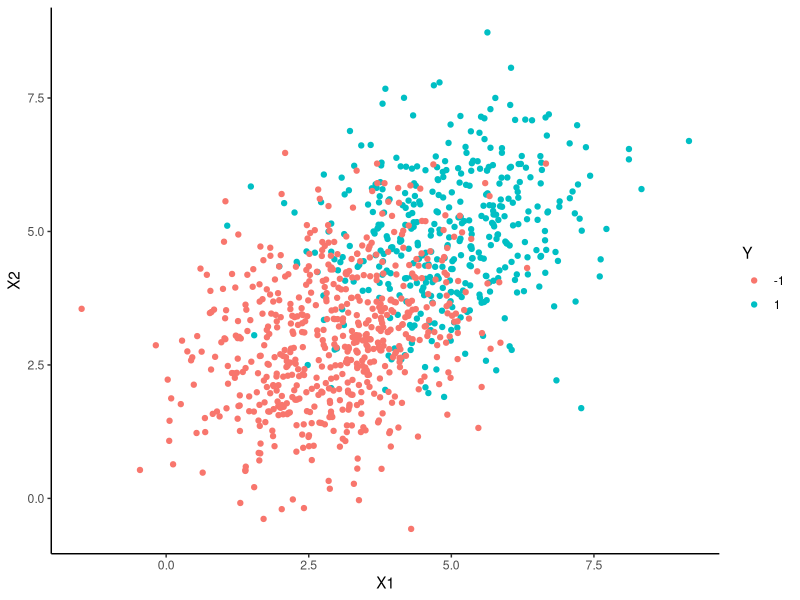

Write the R code that produced this figure.
# LINEAR DISCREMINANT ANALYSIS

library(MASS)

installed.packages('tidyverse')
library(tidyverse)
library(caret)
theme_set(theme_classic())

# Load the data
data("iris")

# Split the data into training (80%) and test set (20%)
set.seed(123)
training.individuals <- iris$Species %>% 
  createDataPartition(p = 0.8, list = FALSE)
train.data <- iris[training.individuals, ]
test.data <- iris[-training.individuals, ]

# Estimate preprocessing parameters
preproc.parameter <- train.data %>% 
  preProcess(method = c("center", "scale"))

# Transform the data using the estimated parameters
train.transform <- preproc.parameter %>% predict(train.data)
test.transform <- preproc.parameter %>% predict(test.data)

# Fit the model
model <- lda(Species~., data = train.transform)

# Make predictions
predictions <- model %>% predict(test.transform)

# Model accuracy
mean(predictions$class==test.transform$Species)

model <- lda(Species~., data = train.transform)
model


####################graphique
library(ggplot2)
library(mvtnorm)
# Variance Covariance matrix for random bivariate gaussian sample
var_covar = matrix(data = c(1.5, 0.4, 0.4, 1.5), nrow = 2)

# Random bivariate Gaussian samples for class +1
Xplus1 <- rmvnorm(400, mean = c(5, 5), sigma = var_covar)

# Random bivariate Gaussian samples for class -1
Xminus1 <- rmvnorm(600, mean = c(3, 3), sigma = var_covar)

# Samples for the dependent variable
Y_samples <- c(rep(1, 400), rep(-1, 600))

# Combining the independent and dependent variables into a dataframe
dataset <- as.data.frame(cbind(rbind(Xplus1, Xminus1), Y_samples))
colnames(dataset) <- c("X1", "X2", "Y")
dataset$Y <- as.character(dataset$Y)

# Plot the above samples and color by class labels
ggplot(data = dataset) + geom_point(aes(X1, X2, color = Y))

